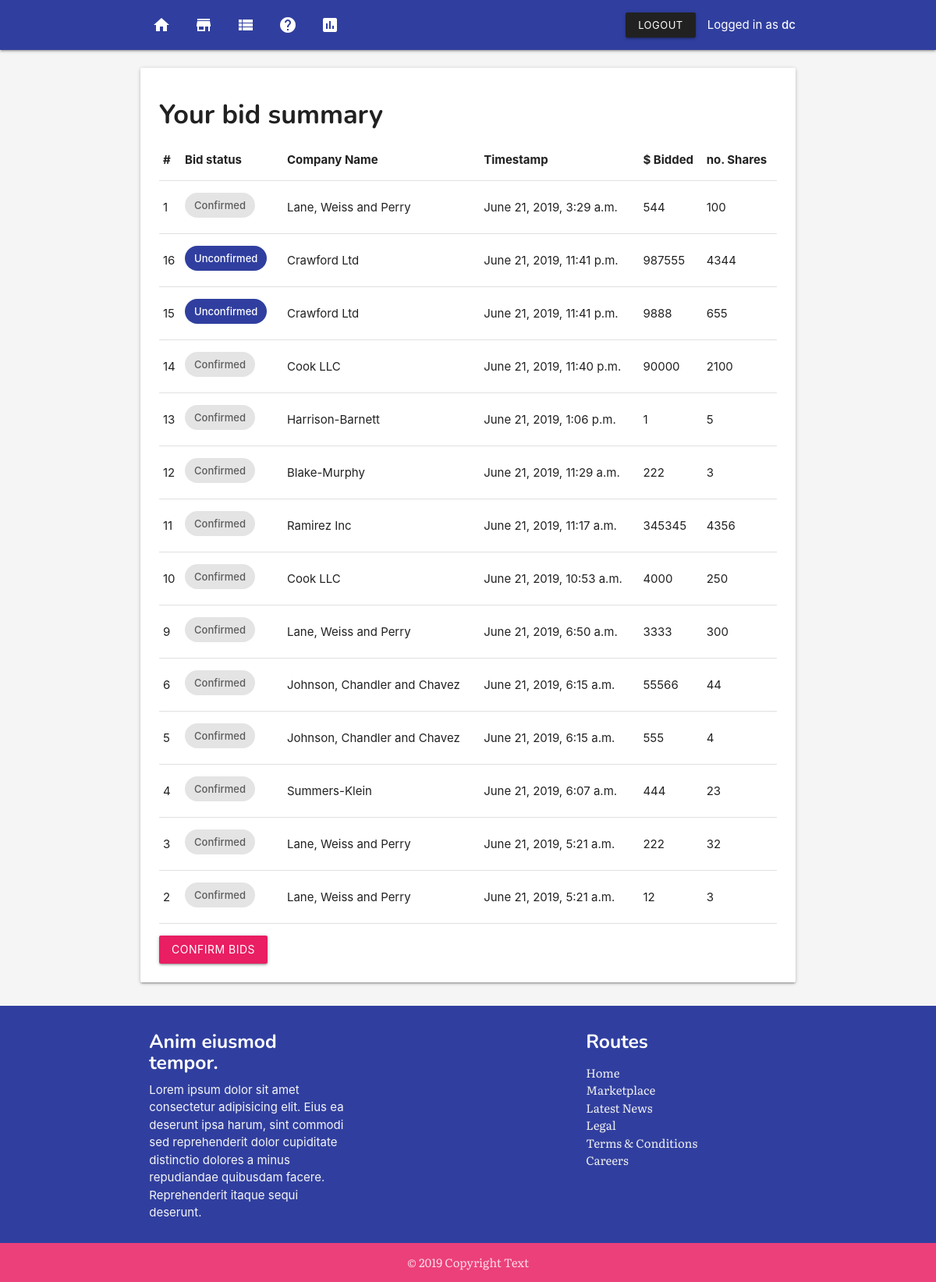
Page /my-bids/ (signed in) on the committed database.
### app/models.py (models this page shows, shortened)
class PlacementBid(models.Model):
    user = models.ForeignKey(User, on_delete=models.CASCADE)
    placement = models.ForeignKey(Placement, on_delete=models.CASCADE)
    bid  = models.ForeignKey(Bid, on_delete=models.CASCADE)
    offer = models.IntegerField()
    shares = models.IntegerField()
    confirmed = models.BooleanField(default=False)
    placementbid_created = models.DateTimeField(auto_now_add=True)
    placementbid_modified = models.DateTimeField(auto_now=True)
    class Meta:
        ordering = ['-placementbid_modified']

class Placement(models.Model):
    placement_title = models.CharField(max_length=255)
    placement_slug = models.SlugField()
    placement_company = models.ForeignKey(Company, on_delete=models.CASCADE)
    placement_created = models.DateTimeField(auto_now_add=True)
    placement_modified = models.DateTimeField(auto_now=True)

class Company(models.Model):
    company_name = models.CharField(max_length=255)
    company_address = models.CharField(max_length=255)
    company_description = models.TextField(default="There is currently no description available for this company.")
    company_created = models.DateTimeField(auto_now_add=True)
    company_modified = models.DateTimeField(auto_now=True)
    def __str__(self):
        return self.company_name

### app/views.py (the view)
# urls.py: path('my-bids/', views.bid_summary, name='bid-summary' ),
@login_required
def bid_summary(request):
    user_first = User.objects.all().first()
    bids = PlacementBid.objects.filter(user=user_first.id)
    context = {'bids': bids}
    return render(request, 'bid-summary.html', context)

### templates/bid-summary.html
{% extends 'base.html' %}
{% block content %}
{% include 'nav.html' %}
<section class="section">
    <section class="container">
        <div class="card">
            <div class="card-content">
                <h4>Your bid summary</h4>
                <table class="table responsive-table">
                    <thead>
                        <tr>
                            <th>#</th>
                            <th>Bid status</th>
                            <th>Company Name</th>
                            <th>Timestamp</th>
                            <th>$ Bidded</th>
                            <th>no. Shares</th>
                        </tr>
                    </thead>
                    <tbody>
                        {% for b in bids %}
                            <tr>
                                <td>{{ b.id }}</td>
                                <td>{% if b.confirmed %}<span class="chip">Confirmed</span>{%else%} <span class="chip indigo darken-2 white-text">Unconfirmed</span>       {%endif%}</td>
                                <td>{{ b.placement.placement_company }}</td>
                                <td>{{ b.placementbid_created }}</td>
                                <td>{{ b.offer}}</td>
                                <td>{{ b.shares}}</td>
                            </tr>
                        {% endfor %}
                    </tbody>
                </table>
                <a href="{% url 'app:confirm-bids' %}" style="margin-top: 1rem;" class="btn waves-light waves-effect pink">Confirm Bids</a>
            </div>
        </div>
    </section>
</section>
{% include 'footer.html' %}
{% endblock content %}

### templates/nav.html (shortened to what this page needs)
<nav>
<div class="nav-wrapper indigo darken-2">
    <div class="container">
    <ul class="left hide-on-med-and-down">
            <li><a href="{% url 'app:home' %}"><i class="material-icons">home</i></a></li>
        <li><a href="{% url 'app:placements' %}"><i class="material-icons">store</i></a></li>
        <li><a href="{% url 'app:bid-summary' %}"><i class="material-icons">view_list</i></a></li>
        <li><a href="{% url 'app:about' %}"><i class="material-icons">help</i></a></li>
        <li><a href="{% url 'app:dashboard' %}"><i class="material-icons">insert_chart</i></a></li>
    </ul>
    <ul class="right hide-on-med-and-down">
            {% if user.is_authenticated %}
            <li><a class="btn-small waves-effect waves-light grey darken-4" href="{% url 'app:logout' %}">Logout</a></li>
            <li>Logged in as <strong>{{ user.username }}</strong></li>
        {% endif %}
    </ul>
</div>
</div>
</nav>

### templates/base.html (style rules this page uses)
h1, h2, h3, h4, h5, h6 { margin-top: .5em !important; font-family: 'Nunito', sans-serif; font-weight: bold; }
body { display: flex; min-height: 100vh; flex-direction: column; }

### rows in the picture
PlacementBid: id "1", confirmed "Confirmed", placement.placement_company "Lane, Weiss and Perry", placementbid_created "June 21, 2019, 3:29 a.m.", offer "544", shares "100"
PlacementBid: id "16", confirmed "Unconfirmed", placement.placement_company "Crawford Ltd", placementbid_created "June 21, 2019, 11:41 p.m.", offer "987555", shares "4344"
PlacementBid: id "15", confirmed "Unconfirmed", placement.placement_company "Crawford Ltd", placementbid_created "June 21, 2019, 11:41 p.m.", offer "9888", shares "655"
PlacementBid: id "14", confirmed "Confirmed", placement.placement_company "Cook LLC", placementbid_created "June 21, 2019, 11:40 p.m.", offer "90000", shares "2100"
PlacementBid: id "13", confirmed "Confirmed", placement.placement_company "Harrison-Barnett", placementbid_created "June 21, 2019, 1:06 p.m.", offer "1", shares "5"
PlacementBid: id "12", confirmed "Confirmed", placement.placement_company "Blake-Murphy", placementbid_created "June 21, 2019, 11:29 a.m.", offer "222", shares "3"
PlacementBid: id "11", confirmed "Confirmed", placement.placement_company "Ramirez Inc", placementbid_created "June 21, 2019, 11:17 a.m.", offer "345345", shares "4356"
PlacementBid: id "10", confirmed "Confirmed", placement.placement_company "Cook LLC", placementbid_created "June 21, 2019, 10:53 a.m.", offer "4000", shares "250"
PlacementBid: id "9", confirmed "Confirmed", placement.placement_company "Lane, Weiss and Perry", placementbid_created "June 21, 2019, 6:50 a.m.", offer "3333", shares "300"
PlacementBid: id "6", confirmed "Confirmed", placement.placement_company "Johnson, Chandler and Chavez", placementbid_created "June 21, 2019, 6:15 a.m.", offer "55566", shares "44"
PlacementBid: id "5", confirmed "Confirmed", placement.placement_company "Johnson, Chandler and Chavez", placementbid_created "June 21, 2019, 6:15 a.m.", offer "555", shares "4"
PlacementBid: id "4", confirmed "Confirmed", placement.placement_company "Summers-Klein", placementbid_created "June 21, 2019, 6:07 a.m.", offer "444", shares "23"
PlacementBid: id "3", confirmed "Confirmed", placement.placement_company "Lane, Weiss and Perry", placementbid_created "June 21, 2019, 5:21 a.m.", offer "222", shares "32"
PlacementBid: id "2", confirmed "Confirmed", placement.placement_company "Lane, Weiss and Perry", placementbid_created "June 21, 2019, 5:21 a.m.", offer "12", shares "3"

### other values in the picture
{{ user.username }} "dc"
